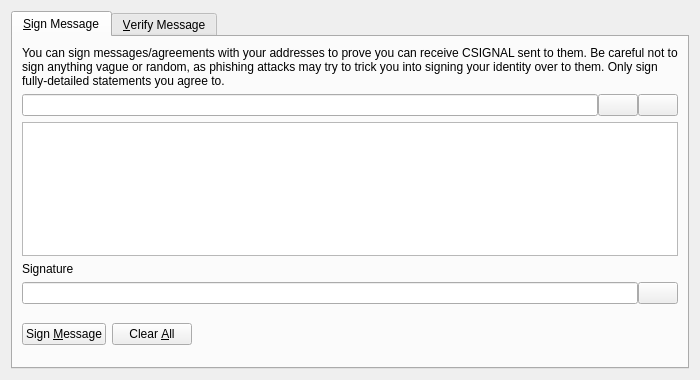
<?xml version="1.0" encoding="UTF-8"?>
<ui version="4.0">
 <class>SignVerifyMessageDialog</class>
 <widget class="QDialog" name="SignVerifyMessageDialog">
  <property name="geometry">
   <rect>
    <x>0</x>
    <y>0</y>
    <width>700</width>
    <height>380</height>
   </rect>
  </property>
  <property name="windowTitle">
   <string>Signatures - Sign / Verify a Message</string>
  </property>
  <property name="modal">
   <bool>true</bool>
  </property>
  <layout class="QVBoxLayout" name="verticalLayout">
   <item>
    <widget class="QTabWidget" name="tabWidget">
     <property name="currentIndex">
      <number>0</number>
     </property>
     <widget class="QWidget" name="tabSignMessage">
      <attribute name="title">
       <string>&amp;Sign Message</string>
      </attribute>
      <layout class="QVBoxLayout" name="verticalLayout_SM">
       <item>
        <widget class="QLabel" name="infoLabel_SM">
         <property name="text">
          <string>You can sign messages/agreements with your addresses to prove you can receive CSIGNAL sent to them. Be careful not to sign anything vague or random, as phishing attacks may try to trick you into signing your identity over to them. Only sign fully-detailed statements you agree to.</string>
         </property>
         <property name="textFormat">
          <enum>Qt::PlainText</enum>
         </property>
         <property name="wordWrap">
          <bool>true</bool>
         </property>
        </widget>
       </item>
       <item>
        <layout class="QHBoxLayout" name="horizontalLayout_1_SM">
         <property name="spacing">
          <number>0</number>
         </property>
         <item>
          <widget class="QValidatedLineEdit" name="addressIn_SM">
           <property name="toolTip">
            <string>The CSIGNAL address to sign the message with</string>
           </property>
          </widget>
         </item>
         <item>
          <widget class="QPushButton" name="addressBookButton_SM">
           <property name="toolTip">
            <string>Choose previously used address</string>
           </property>
           <property name="text">
            <string/>
           </property>
           <property name="shortcut">
            <string>Alt+A</string>
           </property>
           <property name="autoDefault">
            <bool>false</bool>
           </property>
          </widget>
         </item>
         <item>
          <widget class="QPushButton" name="pasteButton_SM">
           <property name="toolTip">
            <string>Paste address from clipboard</string>
           </property>
           <property name="text">
            <string/>
           </property>
           <property name="shortcut">
            <string>Alt+P</string>
           </property>
           <property name="autoDefault">
            <bool>false</bool>
           </property>
          </widget>
         </item>
        </layout>
       </item>
       <item>
        <widget class="QPlainTextEdit" name="messageIn_SM">
         <property name="toolTip">
          <string>Enter the message you want to sign here</string>
         </property>
        </widget>
       </item>
       <item>
        <widget class="QLabel" name="signatureLabel_SM">
         <property name="text">
          <string>Signature</string>
         </property>
         <property name="textFormat">
          <enum>Qt::PlainText</enum>
         </property>
        </widget>
       </item>
       <item>
        <layout class="QHBoxLayout" name="horizontalLayout_2_SM">
         <property name="spacing">
          <number>0</number>
         </property>
         <item>
          <widget class="QLineEdit" name="signatureOut_SM">
           <property name="font">
            <font>
             <italic>true</italic>
            </font>
           </property>
           <property name="readOnly">
            <bool>true</bool>
           </property>
          </widget>
         </item>
         <item>
          <widget class="QPushButton" name="copySignatureButton_SM">
           <property name="toolTip">
            <string>Copy the current signature to the system clipboard</string>
           </property>
           <property name="text">
            <string/>
           </property>
           <property name="autoDefault">
            <bool>false</bool>
           </property>
          </widget>
         </item>
        </layout>
       </item>
       <item>
        <layout class="QHBoxLayout" name="horizontalLayout_3_SM">
         <item>
          <widget class="QPushButton" name="signMessageButton_SM">
           <property name="toolTip">
            <string>Sign the message to prove you own this CSIGNAL address</string>
           </property>
           <property name="text">
            <string>Sign &amp;Message</string>
           </property>
           <property name="autoDefault">
            <bool>false</bool>
           </property>
          </widget>
         </item>
         <item>
          <widget class="QPushButton" name="clearButton_SM">
           <property name="toolTip">
            <string>Reset all sign message fields</string>
           </property>
           <property name="text">
            <string>Clear &amp;All</string>
           </property>
           <property name="autoDefault">
            <bool>false</bool>
           </property>
          </widget>
         </item>
         <item>
          <spacer name="horizontalSpacer_1_SM">
           <property name="orientation">
            <enum>Qt::Horizontal</enum>
           </property>
           <property name="sizeHint" stdset="0">
            <size>
             <width>40</width>
             <height>48</height>
            </size>
           </property>
          </spacer>
         </item>
         <item>
          <widget class="QLabel" name="statusLabel_SM">
           <property name="font">
            <font>
             <weight>75</weight>
             <bold>true</bold>
            </font>
           </property>
           <property name="text">
            <string/>
           </property>
           <property name="wordWrap">
            <bool>true</bool>
           </property>
          </widget>
         </item>
         <item>
          <spacer name="horizontalSpacer_2_SM">
           <property name="orientation">
            <enum>Qt::Horizontal</enum>
           </property>
           <property name="sizeHint" stdset="0">
            <size>
             <width>40</width>
             <height>48</height>
            </size>
           </property>
          </spacer>
         </item>
        </layout>
       </item>
      </layout>
     </widget>
     <widget class="QWidget" name="tabVerifyMessage">
      <attribute name="title">
       <string>&amp;Verify Message</string>
      </attribute>
      <layout class="QVBoxLayout" name="verticalLayout_VM">
       <item>
        <widget class="QLabel" name="infoLabel_VM">
         <property name="text">
          <string>Enter the receiver's address, message (ensure you copy line breaks, spaces, tabs, etc. exactly) and signature below to verify the message. Be careful not to read more into the signature than what is in the signed message itself, to avoid being tricked by a man-in-the-middle attack. Note that this only proves the signing party receives with the address, it cannot prove sendership of any transaction!</string>
         </property>
         <property name="textFormat">
          <enum>Qt::PlainText</enum>
         </property>
         <property name="alignment">
          <set>Qt::AlignLeading|Qt::AlignLeft|Qt::AlignTop</set>
         </property>
         <property name="wordWrap">
          <bool>true</bool>
         </property>
        </widget>
       </item>
       <item>
        <layout class="QHBoxLayout" name="horizontalLayout_1_VM">
         <property name="spacing">
          <number>0</number>
         </property>
         <item>
          <widget class="QValidatedLineEdit" name="addressIn_VM">
           <property name="toolTip">
            <string>The CSIGNAL address the message was signed with</string>
           </property>
          </widget>
         </item>
         <item>
          <widget class="QPushButton" name="addressBookButton_VM">
           <property name="toolTip">
            <string>Choose previously used address</string>
           </property>
           <property name="text">
            <string/>
           </property>
           <property name="shortcut">
            <string>Alt+A</string>
           </property>
           <property name="autoDefault">
            <bool>false</bool>
           </property>
          </widget>
         </item>
        </layout>
       </item>
       <item>
        <widget class="QPlainTextEdit" name="messageIn_VM"/>
       </item>
       <item>
        <widget class="QValidatedLineEdit" name="signatureIn_VM"/>
       </item>
       <item>
        <layout class="QHBoxLayout" name="horizontalLayout_2_VM">
         <item>
          <widget class="QPushButton" name="verifyMessageButton_VM">
           <property name="toolTip">
            <string>Verify the message to ensure it was signed with the specified CSIGNAL address</string>
           </property>
           <property name="text">
            <string>Verify &amp;Message</string>
           </property>
           <property name="autoDefault">
            <bool>false</bool>
           </property>
          </widget>
         </item>
         <item>
          <widget class="QPushButton" name="clearButton_VM">
           <property name="toolTip">
            <string>Reset all verify message fields</string>
           </property>
           <property name="text">
            <string>Clear &amp;All</string>
           </property>
           <property name="autoDefault">
            <bool>false</bool>
           </property>
          </widget>
         </item>
         <item>
          <spacer name="horizontalSpacer_1_VM">
           <property name="orientation">
            <enum>Qt::Horizontal</enum>
           </property>
           <property name="sizeHint" stdset="0">
            <size>
             <width>40</width>
             <height>48</height>
            </size>
           </property>
          </spacer>
         </item>
         <item>
          <widget class="QLabel" name="statusLabel_VM">
           <property name="font">
            <font>
             <weight>75</weight>
             <bold>true</bold>
            </font>
           </property>
           <property name="text">
            <string/>
           </property>
           <property name="wordWrap">
            <bool>true</bool>
           </property>
          </widget>
         </item>
         <item>
          <spacer name="horizontalSpacer_2_VM">
           <property name="orientation">
            <enum>Qt::Horizontal</enum>
           </property>
           <property name="sizeHint" stdset="0">
            <size>
             <width>40</width>
             <height>48</height>
            </size>
           </property>
          </spacer>
         </item>
        </layout>
       </item>
      </layout>
     </widget>
    </widget>
   </item>
  </layout>
 </widget>
 <customwidgets>
  <customwidget>
   <class>QValidatedLineEdit</class>
   <extends>QLineEdit</extends>
   <header>qvalidatedlineedit.h</header>
  </customwidget>
 </customwidgets>
 <resources>
  <include location="../csignal.qrc"/>
 </resources>
 <connections/>
</ui>
